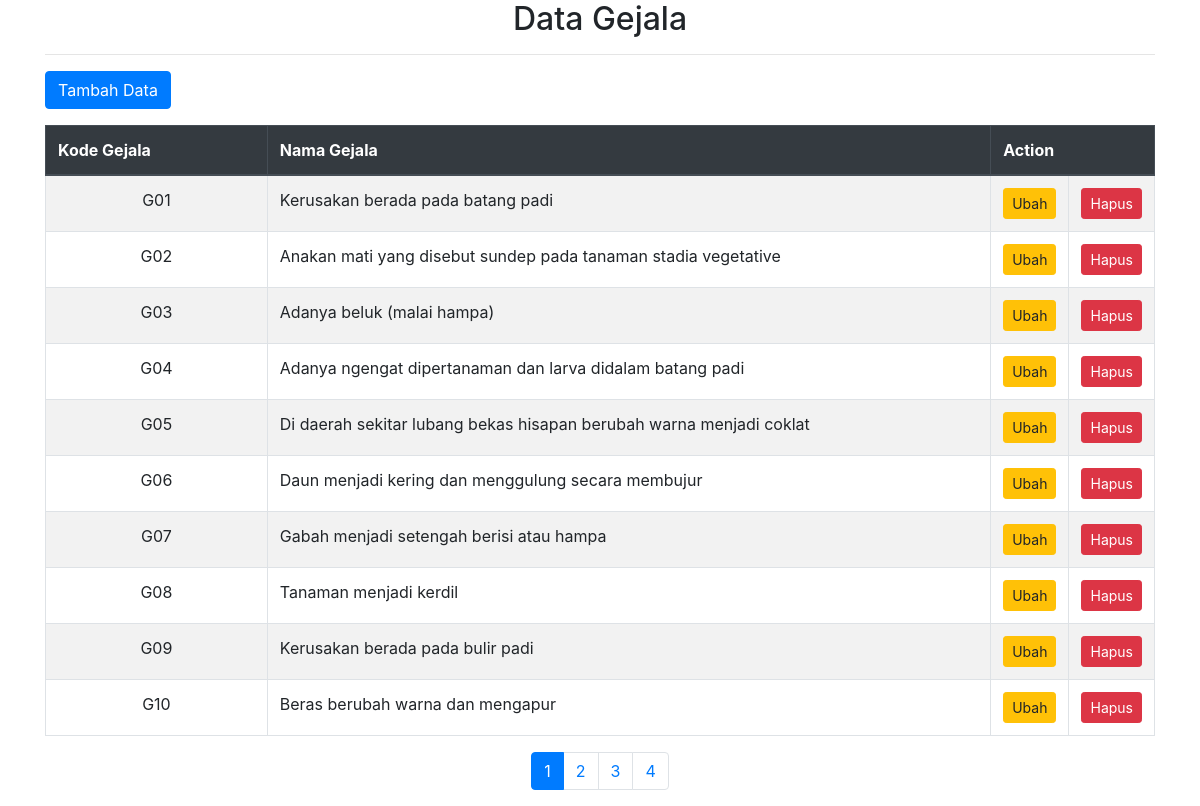
/pages_gejala/gejala_data.php, run on the app's committed database.
### tables this page shows
CREATE TABLE `tblgejala` (
  `kd_gejala` varchar(7) NOT NULL,
  `nm_gejala` varchar(80) NOT NULL
);

### pages_gejala/gejala_data.php (the view, shortened to what this page needs)
<?php
  include "lib/koneksi.php";
  $batas = 10;
  $halaman = isset($_GET['halaman']) ? $_GET['halaman'] : 1;
  if (empty($halaman)) {
  	$posisi = 0;
  	$halaman = 1;
  }
  else {
  	$posisi = ($halaman-1) * $batas;
  }
?>
<!DOCTYPE html>
<html lang="en">
<head>
  <link rel="stylesheet" href="https://maxcdn.bootstrapcdn.com/bootstrap/4.5.2/css/bootstrap.min.css">
</head>
<body>
<div class="container">
  <center><h2>Data Gejala</h2></center><hr>
  <?php
    $query = "SELECT * FROM tblgejala ORDER BY kd_gejala ASC LIMIT $posisi, $batas";
    $tampil = mysqli_query($konek, $query);
  ?>
  <div class="mb-3">
    <form action="?open=Gejala-Add&status=tambah" target="_self" method="Post">
        <button type="submit" name="btntambah" class="btn btn-primary">Tambah Data</button>
    </form>
  </div>
      <table class="table table-striped table-bordered">
        <thead class="thead-dark">
          <tr>
        <th width="20%">Kode Gejala</th>
        <th>Nama Gejala</th>
        <th colspan="2" width="10%">Action</th>
      </tr>
        </thead>
        <tbody>
        <?php
        while ($data = mysqli_fetch_array($tampil)) {
          echo "<tr>
                  <td align='center'>{$data['kd_gejala']}</td>
                  <td>{$data['nm_gejala']}</td>
                  <td align='center'><a href='?open=Gejala-Edit&kode={$data['kd_gejala']}' class='btn btn-warning btn-sm'>Ubah</a></td>
                  <td align='center'><a href='?open=Gejala-Hapus&kode={$data['kd_gejala']}' class='btn btn-danger btn-sm'>Hapus</a></td>
                </tr>";
        }
        ?>
        </tbody>
      </table>
      <?php
      $query2 = mysqli_query($konek, "SELECT * FROM tblgejala ORDER BY kd_gejala ASC");
      $jmldata = mysqli_num_rows($query2);
      $jmlhalaman = ceil($jmldata / $batas);
      echo "<ul class='pagination justify-content-center'>";
      for ($a = 1; $a <= $jmlhalaman; $a++) {
        if ($a != $halaman) {
          echo "<li class='page-item'><a class='page-link' href='?open=Gejala-Data&halaman=$a'>$a</a></li>";
        } else {
          echo "<li class='page-item active'><a class='page-link' href='#'>$a</a></li>";
        }
      }
      echo "</ul>";
      ?>
    </div>
</body>
</html>

### data on the page
tblgejala: kd_gejala "G01", nm_gejala "Kerusakan berada pada batang padi"
tblgejala: kd_gejala "G02", nm_gejala "Anakan mati yang disebut sundep pada tanaman stadia vegetative"
tblgejala: kd_gejala "G03", nm_gejala "Adanya beluk (malai hampa)"
tblgejala: kd_gejala "G04", nm_gejala "Adanya ngengat dipertanaman dan larva didalam batang padi"
tblgejala: kd_gejala "G05", nm_gejala "Di daerah sekitar lubang bekas hisapan berubah warna menjadi coklat"
tblgejala: kd_gejala "G06", nm_gejala "Daun menjadi kering dan menggulung secara membujur"
tblgejala: kd_gejala "G07", nm_gejala "Gabah menjadi setengah berisi atau hampa"
tblgejala: kd_gejala "G08", nm_gejala "Tanaman menjadi kerdil"
tblgejala: kd_gejala "G09", nm_gejala "Kerusakan berada pada bulir padi"
tblgejala: kd_gejala "G10", nm_gejala "Beras berubah warna dan mengapur"
